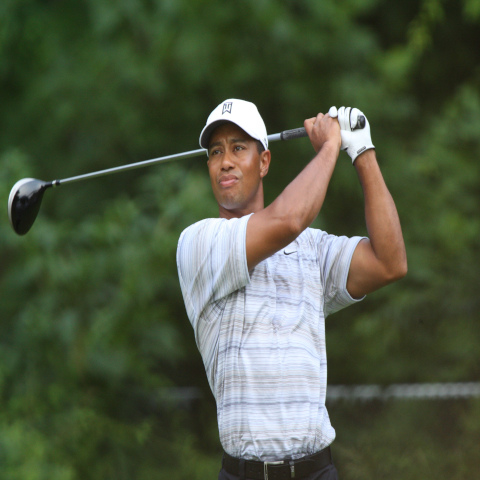
#> input picture topics/Conditional Random FIelds/CRF_Pres_Part_2/tiger.jpg, 480 x 480 px, found by its file name
$ jupyter execute --allow-errors CRF_Pres.ipynb   (shell and % lines are left out)
#> lines starting #> are read from the running program, lines starting #| are printed output that depends on the picture; after the words box and inside, x2 and y2 are one past the last pixel; in counts of white or black regions, pixels touching at a corner belong together
# CRF for image segmentation
Traditionally not used on its own, but as a post processing tool.

1. First need labels from other sources.
    * From Neural Network based model
    * Manual labeling
    * Any other Image Processing method

# Returning to the Feature Functions
1. Feature functions are the key
2. In regards to image segmentation these are the unary and pairwise potential function
    * Unary is pretty set
    * Pairwise has a little more customization

# Goal is to minimize this energy equation

# Unary Potential
1. When related to image pixels
    * Based on probability or confidence from the classifier that a pixel belongs to a certain label
    * I.e a green pixel has a .95 probability of being labeled grass
2. Basically the 'cost' of assigning a specific label y, to a pixel x, based only on input data.

* More specifically the following equation can be used to calculate the potential from a pixel given a label
    * The higher the probability of the label, the less the cost contribution to the energy function

* The probability of a label y_i for pixel i, given the input data x_i

# Pairwise Potential
In regards to image segmentation usually comprised of two parts
1. Label Compatibility
2. Feature Similarity

# Label Compatibility
* Penalizes incompatible label types
* If neighbouring pixels share a label, low cost to energy function
* If neighbouring pixels have a different label, high cost to energy function
* Encourages Spatial smoothness

# Feature Similarity
1. Spatial Kernel
    * encourages smooth transitions between labels for pixels that are close together
    * pixels close together have more of an impact
    * Prevent erratic changes of labels over small space


2. Color Kernel
    * encourages smooth transitions between labels for pixels with similar colors
    * pixels with similar colors should recieve similar labels


* Not just limited to these to feature functions

# Putting it together

* compatibility function
* Spacial Kernel
* Color Kernel

* minimize total energy of Unary + Pairwise potentials
* The goal is to find a label configuration for all pixels that minimizes the overall energy of the system

# Inference Algorithms
1. Belief Propagation
    * Works by exchanging messages between nodes and edges in the graph to update beliefs. Can be computationally expensive with Dense CRFs
2. Mean Field Approximation
    * Simplifies the interaction and assumes independence except through average field created by other nodes
    * Simplifies computation and gives reasonable approximation of global distribution
3. Graph Cuts
    * transforms into min-cut/max-flow problem on a graph.

# Basic Implementation

[cell 1]
import numpy as np

def unary_potential(prob, label):

    if label == 1:
        return -np.log(prob)  # Cost of assigning 'cow'
    else:
        return -np.log(1 - prob)  # Cost of assigning 'grass'

* Calculate the unary potential for a pixel based on 'classifier' output.
    * prob is Probability from the classifier that the pixel is a cow.
    * label is The current label of the pixel (0 for grass, 1 for cow).
* returns: Unary potential cost.

[cell 2]
def pairwise_potential(label1, label2, color1, color2, beta=0.1, label_cost=1.0):

    color_diff = np.linalg.norm(color1 - color2)
    if label1 == label2: # if labels are the same, higher penalty for same colors for neighboring pixels
        return 0
    else:
        return label_cost * np.exp(-beta * color_diff)

* Calculate the pairwise potential between two neighboring pixels.
    * label1, label2 : Labels of the two pixels.
    * color1, color2: RGB colors of the two pixels.
    * beta: Controls how much the color similarity affects the potential.
* label_cost: Cost of having different labels. i.e label compatibility
* returns: Pairwise potential cost.

[cell 3]
# Two labels, cow and grass
# Assuming classifier output probability that a pixel is a cow
prob_cow = 0.8 # prob of grass = 1 - p(cow)
label_cow = 1  # Cow
label_grass = 0  # Grass

color_pixel1 = np.array([150, 75, 0])  # White pixel, might be part of a cow
color_pixel2 = np.array([0, 128, 0])      # Green pixel, likely grass

# Unary Potentials
unary_cow = unary_potential(prob_cow, label_cow) #
unary_grass = unary_potential(prob_cow, label_grass)

# pairwise potentials
pairwise_same = pairwise_potential(label_cow, label_cow, color_pixel1, color_pixel1)
pairwise_diff1 = pairwise_potential(label_cow, label_grass, color_pixel1, color_pixel2)
pairwise_diff2 = pairwise_potential(label_cow, label_grass, color_pixel2, color_pixel2)

[cell 4]
print("Certain Unary Potential (Cow):", unary_cow)
print("Uncertain Unary Potential (Grass):", unary_grass)
print("\nPairwise Potential (Same Labels, Same Color):", pairwise_same)
print("Pairwise Potential (Different Label, Different color):", pairwise_diff1)
print("Pairwise Potential (Different Labels, Same Color):", pairwise_diff2)

# Image Segmentation example of a Tiger

[cell 5]
import pydensecrf.densecrf as dcrf
from pydensecrf.utils import unary_from_labels, create_pairwise_bilateral, create_pairwise_gaussian
import numpy as np
import cv2
from matplotlib import pyplot as plt

[cell 6]
# Load image and the mask
bad_image = cv2.imread('C:/Users/catud/Downloads/tiger.jpg')
#> bad_image is the input picture: shape (480, 480, 3); mean B, G, R 67.2, 89.3, 79.8
bad_mask = cv2.imread('C:/Users/catud/Downloads/tiger_mask1.jpg', 0)  # Assuming mask is grayscale
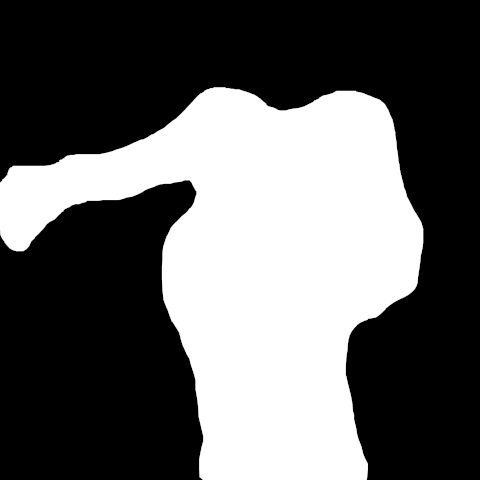
#> input picture topics/Conditional Random FIelds/CRF_Pres_Part_2/tiger_mask1.jpg, 480 x 480 px, found by its file name
#> bad_mask is the input picture: shape (480, 480); min 0, max 255, mean 96.8

image = cv2.cvtColor(bad_image, cv2.COLOR_BGR2RGB)

plt.imshow(image)

[cell 7]
mask = cv2.cvtColor(bad_mask, cv2.COLOR_BGR2RGB)
plt.imshow(mask)

# Using PyDenseCRF
* Dense CRF
* Every Node is considered a have an edge to every other node
    * Every Pixel connected to every other Pixel
* Pairwise Potentials!
    * Gaussian Pairwise Potentials
        * Smooth labels based on spatial proximity
        * Same as mentioned before

    * Bilateral Pairwise Potentials
        * Used to preserve images edges while smoothing homogenous areas


[cell 8]
mask = (mask > 128).astype(np.uint8)  # Adjust threshold according to mask
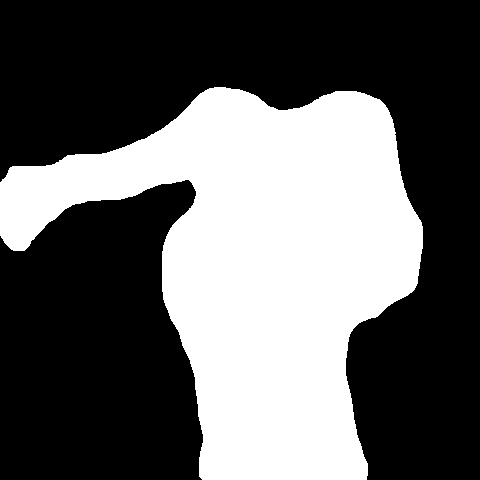
#> mask: shape (480, 480, 3); values 0 (black) and 1 (white), 38% white; 1 white region, box (x1, y1, x2, y2) and area: (0, 87, 423, 480) 87573
# Create unary potential
labels = mask.reshape(-1)  # Flatten the mask
n_labels = 2  # Background and foreground
#> (the rest of this cell did not finish here and is left out)
